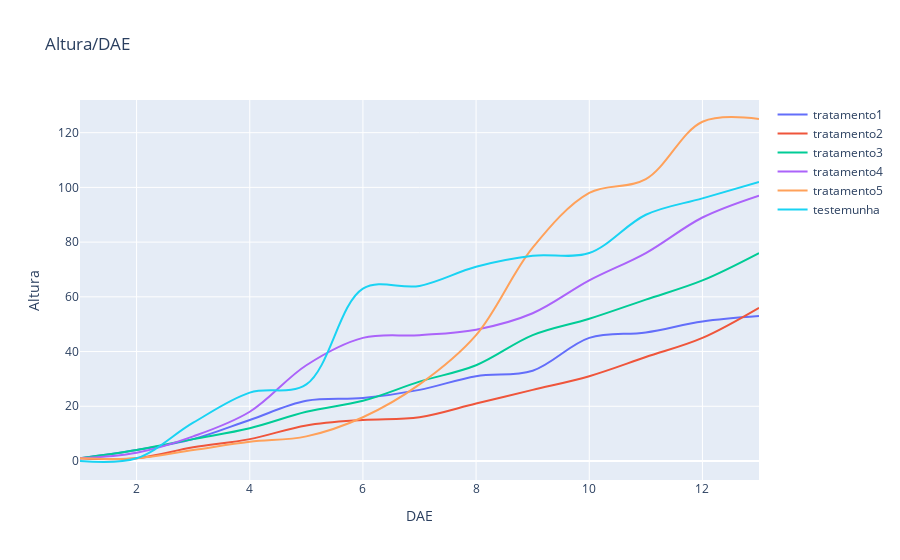

This figure's notebook cell:
### Code cell
layout = go.Layout(title = 'Altura/DAE',
                   yaxis = dict(title = 'Altura'),
                   xaxis = dict(title = 'DAE'))


data = []

for column in alturas.columns:
    trace = go.Scatter(x=alturas[column].index,
                   y = alturas[column].values,
                   mode = 'lines',
                   name = column,
                   line = dict(shape = 'spline'))
    data.append(trace)

fig = go.Figure(data = data,layout = layout)

py.offline.iplot(fig,link_text="")

### Figure 1 — Plotly figure (JSON) as saved in the notebook; plotly's stock layout.template omitted (floating-point values rounded to 4 significant figures)
{"data": [{"line": {"shape": "spline"}, "mode": "lines", "name": "tratamento1", "type": "scatter", "x": [1, 2, 3, 4, 5, 6, 7, 8, 9, 10, 11, 12, 13], "y": [1, 4, 8, 15, 22, 23, 26, 31, 33, 45, 47, 51, 53]}, {"line": {"shape": "spline"}, "mode": "lines", "name": "tratamento2", "type": "scatter", "x": [1, 2, 3, 4, 5, 6, 7, 8, 9, 10, 11, 12, 13], "y": [1, 1, 5, 8, 13, 15, 16, 21, 26, 31, 38, 45, 56]}, {"line": {"shape": "spline"}, "mode": "lines", "name": "tratamento3", "type": "scatter", "x": [1, 2, 3, 4, 5, 6, 7, 8, 9, 10, 11, 12, 13], "y": [1, 4, 8, 12, 18, 22, 29, 35, 46, 52, 59, 66, 76]}, {"line": {"shape": "spline"}, "mode": "lines", "name": "tratamento4", "type": "scatter", "x": [1, 2, 3, 4, 5, 6, 7, 8, 9, 10, 11, 12, 13], "y": [1, 3, 9, 18, 35, 45, 46, 48, 54, 66, 76, 89, 97]}, {"line": {"shape": "spline"}, "mode": "lines", "name": "tratamento5", "type": "scatter", "x": [1, 2, 3, 4, 5, 6, 7, 8, 9, 10, 11, 12, 13], "y": [1, 1, 4, 7, 9, 16, 28, 46, 78, 98, 103, 124, 125]}, {"line": {"shape": "spline"}, "mode": "lines", "name": "testemunha", "type": "scatter", "x": [1, 2, 3, 4, 5, 6, 7, 8, 9, 10, 11, 12, 13], "y": [0, 1, 14, 25, 28, 63, 64, 71, 75, 76, 90, 96, 102]}], "layout": {"title": {"text": "Altura/DAE"}, "xaxis": {"title": {"text": "DAE"}}, "yaxis": {"title": {"text": "Altura"}}}}
